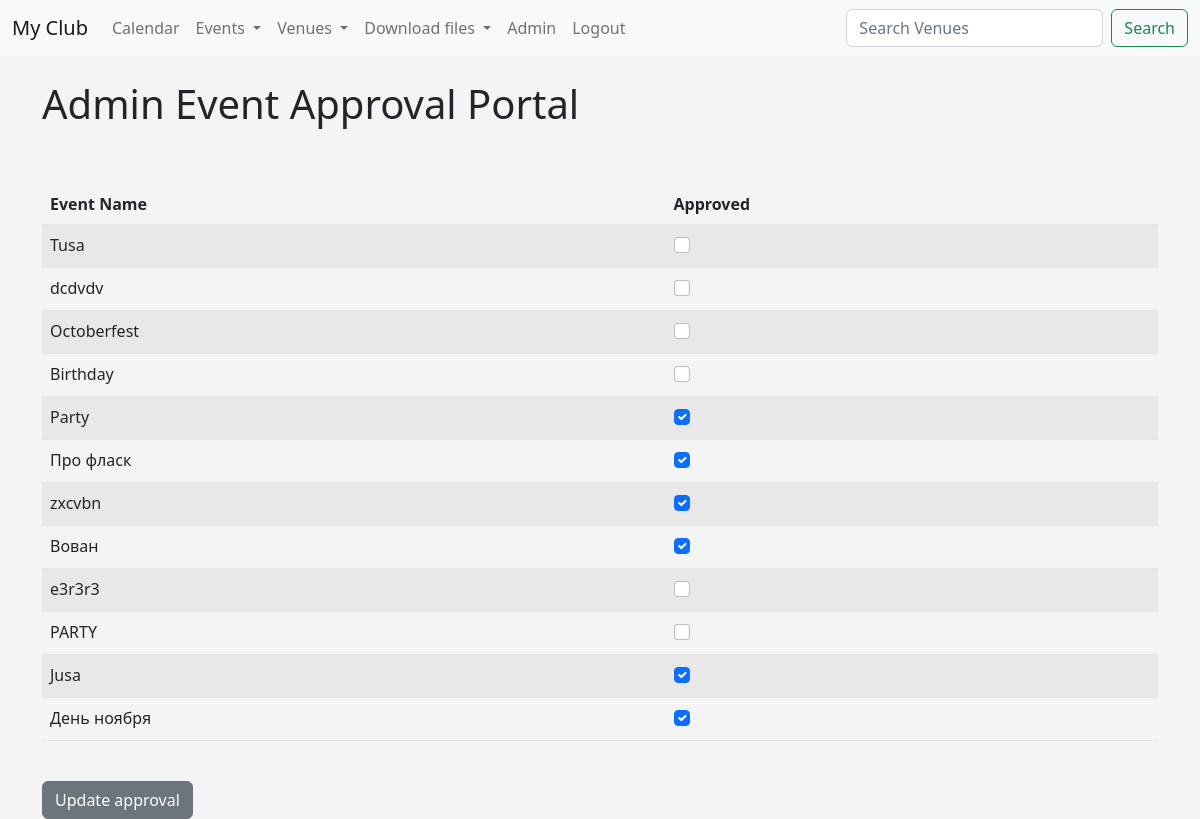
The page /admin_approval (signed in) on the database as committed earlier.
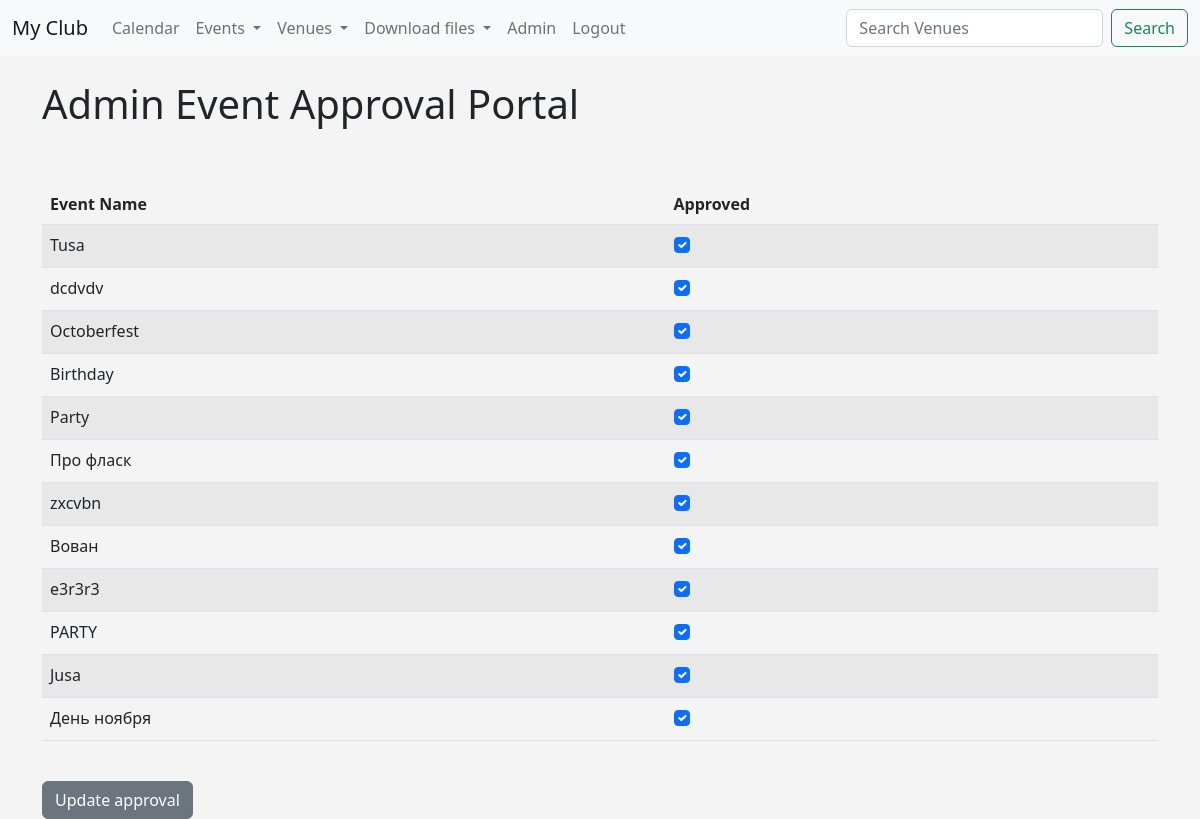
The same page on the database as committed later.
### events/models.py (models this page shows, shortened)
class Event(models.Model):
    name = models.CharField('Event Name', max_length=120)
    event_date = models.DateTimeField('Event Date')
    venue = models.ForeignKey(Venue, on_delete=models.CASCADE, blank=True, null=True)
    manager = models.ForeignKey(User, blank=True, null=True, on_delete=models.SET_NULL)
    description = models.TextField(blank=True)
    attendees = models.ManyToManyField(MyClubUser, blank=True)
    approved = models.BooleanField('Approved', default=False)
    def __str__(self):
        return self.name

### events/views.py (the view, shortened to what this page needs)
# urls.py: path('admin_approval', views.admin_approval, name='admin_approval'),
def admin_approval(request):
    event_list = Event.objects.all().order_by('-event_date')
    if request.user.is_superuser:
        return render(request, 'events/admin_approval.html', {"event_list": event_list})
    else:
        messages.success(request, "You aren't authorized to view this page!")
        return redirect('home')

### events/templates/events/admin_approval.html (shortened to what this page needs)
{% extends 'events/base.html' %}
{% block content %}
<h1>Admin Event Approval Portal</h1>
<br><br>
<form action="" method=POST>
<table class="table table-striped">
  <thead>
    <tr>
      <th scope="col">Event Name</th>
      <th scope="col">Approved</th>
    </tr>
  </thead>
  <tbody>
    {% for event in event_list %}
    <tr>
      <td>{{ event }}</td>
      <td>
        {% if event.approved %}
        <div class="form-check">
          <input class="form-check-input" type="checkbox" checked="checked" value={{ event.id }} name="boxes">
        </div>
        {% else %}
                   <div class="form-check">
          <input class="form-check-input" type="checkbox" value={{ event.id }} name="boxes">
        </div>
        {% endif %}
      </td>
    {% endfor %}
    </tr>
  </tbody>
</table>
<br>
<button class="btn btn-secondary" type="submit">Update approval</button>
{% endblock %}

### events/templates/events/base.html (shortened to what this page needs)
<!doctype html>
<html lang="en">
  <head>
    <link href="https://cdn.jsdelivr.net/npm/bootstrap@5.2.2/dist/css/bootstrap.min.css" rel="stylesheet">
  </head>
  <body>
    {% include 'events/navbar.html' %}
    <br/>
    <div class="container">
      {% block content %}
      {% endblock %}
    </div>
  </body>
</html>

### events/templates/events/navbar.html (shortened to what this page needs)
<nav class="navbar navbar-expand-lg bg-light">
  <div class="container-fluid">
    <a class="navbar-brand" href="{% url 'home' %}">My Club</a>
    <div class="collapse navbar-collapse" id="navbarSupportedContent">
      <ul class="navbar-nav me-auto mb-2 mb-lg-0">
        <li class="nav-item">
          <a class="nav-link" href="{% url 'home' '2022' 'November' %}">Calendar</a>
        </li>
        <li class="nav-item dropdown">
          <a class="nav-link dropdown-toggle" href="#" role="button" data-bs-toggle="dropdown" aria-expanded="false">
            Events
          </a>
        <li class="nav-item dropdown">
          <a class="nav-link dropdown-toggle" href="#" role="button" data-bs-toggle="dropdown" aria-expanded="false">
            Venues
          </a>
        <li class="nav-item dropdown">
          <a class="nav-link dropdown-toggle" href="#" role="button" data-bs-toggle="dropdown" aria-expanded="false">
            Download files
          </a>
        {% if user.is_authenticated %}
        {% if user.is_superuser %}
          <li><a class="nav-link" href="{% url 'admin_approval' %}">Admin</a></li>
        {% endif %}
        <li class="nav-item">
          <a class="nav-link" href="{% url 'logout' %}">Logout</a></li>
        {% else %}
        <li class="nav-item">
          <a class="nav-link" href="{% url 'login' %}">Login</a></li>
        <li class="nav-item">
          <a class="nav-link" href="{% url 'register_user' %}">Register</a></li>
        {% endif %}
  </ul>
        <form class="d-flex" method=POST action="{% url 'search-venues' %}">
        <input class="form-control me-2" type="search" placeholder="Search Venues" aria-label="Search" name="searched">
        <button class="btn btn-outline-success" type="submit">Search</button>
      </form>
    </div>
  </div>
</nav>

### events/templates/events/base.html (style rules this page uses)
body { background: #f4f4f4; }

Rows that differ between the two databases and show on the page:
changed Event "Tusa": approved False → True (drawn); boxes "☐" → "☑"
changed Event "dcdvdv": approved False → True (drawn); boxes "☐" → "☑"
changed Event "Octoberfest": approved False → True (drawn); boxes "☐" → "☑"
changed Event "Birthday": approved False → True (drawn); boxes "☐" → "☑"
changed Event (number 9 of 12 on the later page): approved False → True (drawn); boxes "☐" → "☑"
changed Event "PARTY": approved False → True (drawn); boxes "☐" → "☑"
